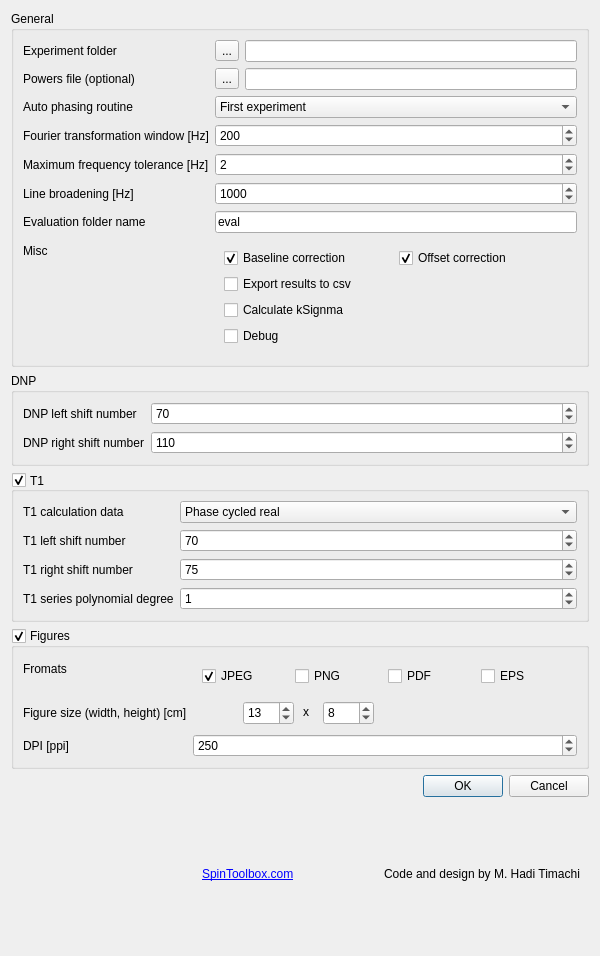
<?xml version="1.0" encoding="UTF-8"?>
<ui version="4.0">
 <class>DNPy</class>
 <widget class="QDialog" name="DNPy">
  <property name="geometry">
   <rect>
    <x>0</x>
    <y>0</y>
    <width>600</width>
    <height>956</height>
   </rect>
  </property>
  <property name="windowTitle">
   <string>DNPy - ODNP evaluation</string>
  </property>
  <layout class="QGridLayout" name="gridLayout">
   <item row="0" column="0">
    <layout class="QVBoxLayout" name="verticalLayout">
     <item>
      <widget class="QGroupBox" name="groupBox_3">
       <property name="title">
        <string>General</string>
       </property>
       <layout class="QFormLayout" name="formLayout">
        <item row="1" column="0">
         <widget class="QLabel" name="pathLabel">
          <property name="text">
           <string>Experiment folder</string>
          </property>
         </widget>
        </item>
        <item row="2" column="0">
         <widget class="QLabel" name="powerFileLabel">
          <property name="text">
           <string>Powers file (optional)</string>
          </property>
         </widget>
        </item>
        <item row="3" column="0">
         <widget class="QLabel" name="t1CalcLabel_3">
          <property name="text">
           <string>Auto phasing routine</string>
          </property>
         </widget>
        </item>
        <item row="3" column="1">
         <widget class="QComboBox" name="apCombo">
          <item>
           <property name="text">
            <string>First experiment</string>
           </property>
          </item>
          <item>
           <property name="text">
            <string>All experiments</string>
           </property>
          </item>
          <item>
           <property name="text">
            <string>No auto phasing</string>
           </property>
          </item>
         </widget>
        </item>
        <item row="6" column="0">
         <widget class="QLabel" name="ftWindowLabel">
          <property name="text">
           <string>Fourier transformation window [Hz]</string>
          </property>
         </widget>
        </item>
        <item row="6" column="1">
         <widget class="QSpinBox" name="ftWindow">
          <property name="maximum">
           <number>10000</number>
          </property>
          <property name="singleStep">
           <number>10</number>
          </property>
          <property name="value">
           <number>200</number>
          </property>
         </widget>
        </item>
        <item row="7" column="0">
         <widget class="QLabel" name="maxWinLabel">
          <property name="text">
           <string>Maximum frequency tolerance [Hz]</string>
          </property>
         </widget>
        </item>
        <item row="7" column="1">
         <widget class="QSpinBox" name="lB">
          <property name="maximum">
           <number>100</number>
          </property>
          <property name="singleStep">
           <number>100</number>
          </property>
          <property name="value">
           <number>2</number>
          </property>
         </widget>
        </item>
        <item row="8" column="0">
         <widget class="QLabel" name="lBLabel">
          <property name="text">
           <string>Line broadening [Hz]</string>
          </property>
         </widget>
        </item>
        <item row="8" column="1">
         <widget class="QSpinBox" name="maxWin">
          <property name="maximum">
           <number>100000</number>
          </property>
          <property name="singleStep">
           <number>100</number>
          </property>
          <property name="value">
           <number>1000</number>
          </property>
         </widget>
        </item>
        <item row="9" column="0">
         <widget class="QLabel" name="evalPathLabel">
          <property name="text">
           <string>Evaluation folder name</string>
          </property>
         </widget>
        </item>
        <item row="9" column="1">
         <widget class="QLineEdit" name="evalPath">
          <property name="text">
           <string>eval</string>
          </property>
         </widget>
        </item>
        <item row="11" column="0">
         <widget class="QLabel" name="mistLabel">
          <property name="text">
           <string>Misc</string>
          </property>
         </widget>
        </item>
        <item row="11" column="1">
         <widget class="QWidget" name="miscWidget" native="true">
          <property name="minimumSize">
           <size>
            <width>0</width>
            <height>100</height>
           </size>
          </property>
          <layout class="QGridLayout" name="gridLayout_3">
           <item row="0" column="1">
            <widget class="QCheckBox" name="offCor">
             <property name="text">
              <string>Offset correction</string>
             </property>
             <property name="checked">
              <bool>true</bool>
             </property>
            </widget>
           </item>
           <item row="1" column="0" colspan="2">
            <widget class="QCheckBox" name="dumpToCsv">
             <property name="text">
              <string>Export results to csv</string>
             </property>
            </widget>
           </item>
           <item row="2" column="0">
            <widget class="QCheckBox" name="kSigmaCalc">
             <property name="text">
              <string>Calculate kSignma</string>
             </property>
            </widget>
           </item>
           <item row="0" column="0">
            <widget class="QCheckBox" name="basCor">
             <property name="text">
              <string>Baseline correction</string>
             </property>
             <property name="checked">
              <bool>true</bool>
             </property>
             <property name="tristate">
              <bool>false</bool>
             </property>
            </widget>
           </item>
           <item row="3" column="0">
            <widget class="QCheckBox" name="Debug">
             <property name="text">
              <string>Debug</string>
             </property>
            </widget>
           </item>
          </layout>
         </widget>
        </item>
        <item row="1" column="1">
         <layout class="QHBoxLayout" name="horizontalLayout_3">
          <item>
           <widget class="QToolButton" name="pathButton">
            <property name="text">
             <string>...</string>
            </property>
           </widget>
          </item>
          <item>
           <widget class="QLineEdit" name="path"/>
          </item>
         </layout>
        </item>
        <item row="2" column="1">
         <layout class="QHBoxLayout" name="horizontalLayout_4">
          <item>
           <widget class="QToolButton" name="toolButton">
            <property name="text">
             <string>...</string>
            </property>
           </widget>
          </item>
          <item>
           <widget class="QLineEdit" name="powerFile"/>
          </item>
         </layout>
        </item>
       </layout>
      </widget>
     </item>
     <item>
      <widget class="QGroupBox" name="groupBox_2">
       <property name="title">
        <string>DNP</string>
       </property>
       <layout class="QFormLayout" name="formLayout_2">
        <item row="1" column="0">
         <widget class="QLabel" name="lSLabel">
          <property name="text">
           <string>DNP left shift number</string>
          </property>
         </widget>
        </item>
        <item row="1" column="1">
         <widget class="QSpinBox" name="lS">
          <property name="maximum">
           <number>1000</number>
          </property>
          <property name="value">
           <number>70</number>
          </property>
         </widget>
        </item>
        <item row="2" column="0">
         <widget class="QLabel" name="rSLabel">
          <property name="text">
           <string>DNP right shift number</string>
          </property>
         </widget>
        </item>
        <item row="2" column="1">
         <widget class="QSpinBox" name="rS">
          <property name="maximum">
           <number>1000</number>
          </property>
          <property name="value">
           <number>110</number>
          </property>
         </widget>
        </item>
       </layout>
      </widget>
     </item>
     <item>
      <widget class="QGroupBox" name="t1SeriesEval">
       <property name="enabled">
        <bool>true</bool>
       </property>
       <property name="sizePolicy">
        <sizepolicy hsizetype="Preferred" vsizetype="Preferred">
         <horstretch>1</horstretch>
         <verstretch>0</verstretch>
        </sizepolicy>
       </property>
       <property name="sizeIncrement">
        <size>
         <width>1</width>
         <height>2</height>
        </size>
       </property>
       <property name="baseSize">
        <size>
         <width>1</width>
         <height>1</height>
        </size>
       </property>
       <property name="title">
        <string>T1</string>
       </property>
       <property name="alignment">
        <set>Qt::AlignLeading|Qt::AlignLeft|Qt::AlignVCenter</set>
       </property>
       <property name="flat">
        <bool>false</bool>
       </property>
       <property name="checkable">
        <bool>true</bool>
       </property>
       <layout class="QFormLayout" name="formLayout_3">
        <item row="0" column="0">
         <widget class="QLabel" name="t1CalcLabel">
          <property name="text">
           <string>T1 calculation data</string>
          </property>
         </widget>
        </item>
        <item row="2" column="0">
         <widget class="QLabel" name="lSt1Label">
          <property name="text">
           <string>T1 left shift number</string>
          </property>
         </widget>
        </item>
        <item row="5" column="0">
         <widget class="QLabel" name="rSt1Label">
          <property name="text">
           <string>T1 right shift number</string>
          </property>
         </widget>
        </item>
        <item row="0" column="1">
         <widget class="QComboBox" name="t1CalcCombo">
          <item>
           <property name="text">
            <string>Phase cycled real</string>
           </property>
          </item>
          <item>
           <property name="text">
            <string>Phase cycled magnitude</string>
           </property>
          </item>
          <item>
           <property name="text">
            <string>Real</string>
           </property>
          </item>
          <item>
           <property name="text">
            <string>Magnitude</string>
           </property>
          </item>
         </widget>
        </item>
        <item row="2" column="1">
         <widget class="QSpinBox" name="lSt1">
          <property name="maximum">
           <number>1000</number>
          </property>
          <property name="value">
           <number>70</number>
          </property>
         </widget>
        </item>
        <item row="5" column="1">
         <widget class="QSpinBox" name="rSt1">
          <property name="maximum">
           <number>1000</number>
          </property>
          <property name="value">
           <number>75</number>
          </property>
         </widget>
        </item>
        <item row="6" column="1">
         <widget class="QSpinBox" name="t1SeriesPolDeg">
          <property name="maximum">
           <number>10</number>
          </property>
          <property name="value">
           <number>1</number>
          </property>
         </widget>
        </item>
        <item row="6" column="0">
         <widget class="QLabel" name="t1SeriesPolDegLabel">
          <property name="text">
           <string>T1 series polynomial degree</string>
          </property>
         </widget>
        </item>
       </layout>
      </widget>
     </item>
     <item>
      <widget class="QGroupBox" name="makeFigs">
       <property name="title">
        <string>Figures</string>
       </property>
       <property name="checkable">
        <bool>true</bool>
       </property>
       <layout class="QFormLayout" name="formLayout_4">
        <item row="0" column="0">
         <widget class="QLabel" name="plotExtsLabel">
          <property name="text">
           <string>Fromats</string>
          </property>
         </widget>
        </item>
        <item row="0" column="1">
         <widget class="QWidget" name="formatsWidget" native="true">
          <layout class="QHBoxLayout" name="horizontalLayout">
           <item>
            <widget class="QCheckBox" name="jpg">
             <property name="text">
              <string>JPEG</string>
             </property>
             <property name="checked">
              <bool>true</bool>
             </property>
            </widget>
           </item>
           <item>
            <widget class="QCheckBox" name="png">
             <property name="text">
              <string>PNG</string>
             </property>
            </widget>
           </item>
           <item>
            <widget class="QCheckBox" name="pdf">
             <property name="text">
              <string>PDF</string>
             </property>
            </widget>
           </item>
           <item>
            <widget class="QCheckBox" name="eps">
             <property name="text">
              <string>EPS</string>
             </property>
            </widget>
           </item>
          </layout>
         </widget>
        </item>
        <item row="1" column="0">
         <widget class="QLabel" name="figSizeLabel">
          <property name="text">
           <string>Figure size (width, height) [cm]</string>
          </property>
         </widget>
        </item>
        <item row="1" column="1">
         <widget class="QWidget" name="widget_2" native="true">
          <property name="minimumSize">
           <size>
            <width>0</width>
            <height>27</height>
           </size>
          </property>
          <widget class="QSpinBox" name="figWidth">
           <property name="geometry">
            <rect>
             <x>50</x>
             <y>0</y>
             <width>51</width>
             <height>24</height>
            </rect>
           </property>
           <property name="value">
            <number>13</number>
           </property>
          </widget>
          <widget class="QSpinBox" name="figHeight">
           <property name="geometry">
            <rect>
             <x>130</x>
             <y>0</y>
             <width>51</width>
             <height>24</height>
            </rect>
           </property>
           <property name="value">
            <number>8</number>
           </property>
          </widget>
          <widget class="QLabel" name="label_2">
           <property name="geometry">
            <rect>
             <x>110</x>
             <y>0</y>
             <width>16</width>
             <height>21</height>
            </rect>
           </property>
           <property name="text">
            <string>x</string>
           </property>
          </widget>
         </widget>
        </item>
        <item row="2" column="0">
         <widget class="QLabel" name="label">
          <property name="text">
           <string>DPI [ppi]</string>
          </property>
         </widget>
        </item>
        <item row="2" column="1">
         <widget class="QSpinBox" name="figDpi">
          <property name="maximum">
           <number>1000</number>
          </property>
          <property name="singleStep">
           <number>10</number>
          </property>
          <property name="value">
           <number>250</number>
          </property>
         </widget>
        </item>
       </layout>
      </widget>
     </item>
    </layout>
   </item>
   <item row="1" column="0">
    <widget class="QDialogButtonBox" name="buttonBox">
     <property name="orientation">
      <enum>Qt::Horizontal</enum>
     </property>
     <property name="standardButtons">
      <set>QDialogButtonBox::Cancel|QDialogButtonBox::Ok</set>
     </property>
    </widget>
   </item>
   <item row="2" column="0">
    <widget class="QWidget" name="CopyrightBox" native="true">
     <property name="sizePolicy">
      <sizepolicy hsizetype="Minimum" vsizetype="Minimum">
       <horstretch>0</horstretch>
       <verstretch>0</verstretch>
      </sizepolicy>
     </property>
     <layout class="QHBoxLayout" name="horizontalLayout_2">
      <item>
       <widget class="QLabel" name="label_4">
        <property name="text">
         <string>&lt;html&gt;&lt;head/&gt;&lt;body&gt;&lt;p&gt;&lt;img src=&quot;ui/logo_red_shade_nostroke_120_small.png&quot;/&gt;&lt;/p&gt;&lt;/body&gt;&lt;/html&gt;</string>
        </property>
       </widget>
      </item>
      <item>
       <widget class="QLabel" name="label_5">
        <property name="text">
         <string>&lt;html&gt;&lt;head/&gt;&lt;body&gt;&lt;p&gt;&lt;a href=&quot;http://www.spintoolbox.com/&quot;&gt;&lt;span style=&quot; text-decoration: underline; color:#0000ff;&quot;&gt;SpinToolbox.com&lt;/span&gt;&lt;/a&gt;&lt;/p&gt;&lt;/body&gt;&lt;/html&gt;</string>
        </property>
       </widget>
      </item>
      <item>
       <widget class="QLabel" name="label_3">
        <property name="text">
         <string>Code and design by M. Hadi Timachi</string>
        </property>
       </widget>
      </item>
     </layout>
    </widget>
   </item>
  </layout>
 </widget>
 <resources/>
 <connections>
  <connection>
   <sender>buttonBox</sender>
   <signal>accepted()</signal>
   <receiver>DNPy</receiver>
   <slot>accept()</slot>
   <hints>
    <hint type="sourcelabel">
     <x>248</x>
     <y>254</y>
    </hint>
    <hint type="destinationlabel">
     <x>157</x>
     <y>274</y>
    </hint>
   </hints>
  </connection>
  <connection>
   <sender>buttonBox</sender>
   <signal>rejected()</signal>
   <receiver>DNPy</receiver>
   <slot>reject()</slot>
   <hints>
    <hint type="sourcelabel">
     <x>316</x>
     <y>260</y>
    </hint>
    <hint type="destinationlabel">
     <x>286</x>
     <y>274</y>
    </hint>
   </hints>
  </connection>
 </connections>
</ui>
